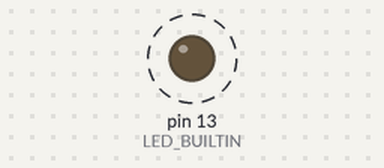
The sketch below on a simulated Arduino Uno, built with avr-gcc and run on an emulated ATmega328P. On the bench: output pins drawn as LEDs (lit = HIGH). Dashed ring = blinking.

Above: at 0.3 s.
Timing chart, 0 to 5.9 s (numbered marks = the images above):
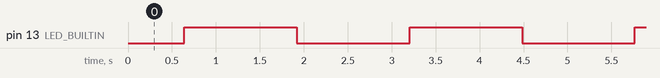

Measured:
- by itself, pin 13 (LED_BUILTIN): alternates HIGH for 1.3 s and LOW for 1.3 s

The sketch:

arduino_sketch.ino
```cpp
void setup() {
    pinMode(LED_BUILTIN, OUTPUT);
}

void loop() {
    for (int i = 0; i < 255; i++) {
        analogWrite(LED_BUILTIN, i);
        delay(5);
    }
    for (int i = 255; i >= 0; i--) {
        analogWrite(LED_BUILTIN, i);
        delay(5);
    }
}
```
